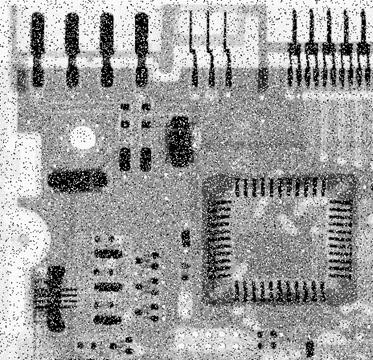
#> input picture Lab3/Picture1.jpg, 373 x 360 px
$ jupyter execute Lab3.ipynb
#> lines starting #> are read from the running program, lines starting #| are printed output that depends on the picture
[cell 1]
from skimage import io, filters, morphology
from skimage.color import rgb2gray
import matplotlib.pyplot as plt

pic= io.imread('Picture1.jpg')
#> pic is the input picture: shape (360, 373, 3); min 0, max 255, mean 157.8

if pic.shape[2]==4:
    pic= pic[:,:,:3]

pic_grayscale= rgb2gray(pic)
remove_noise= filters.median(pic_grayscale, morphology.disk(5))
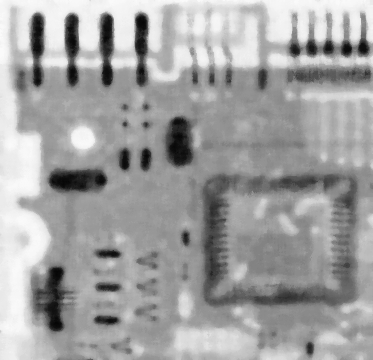
#> remove_noise: shape (360, 373) float64; min 0.0235, max 0.984, mean 0.633

io.imshow(remove_noise)
plt.axis('off')
